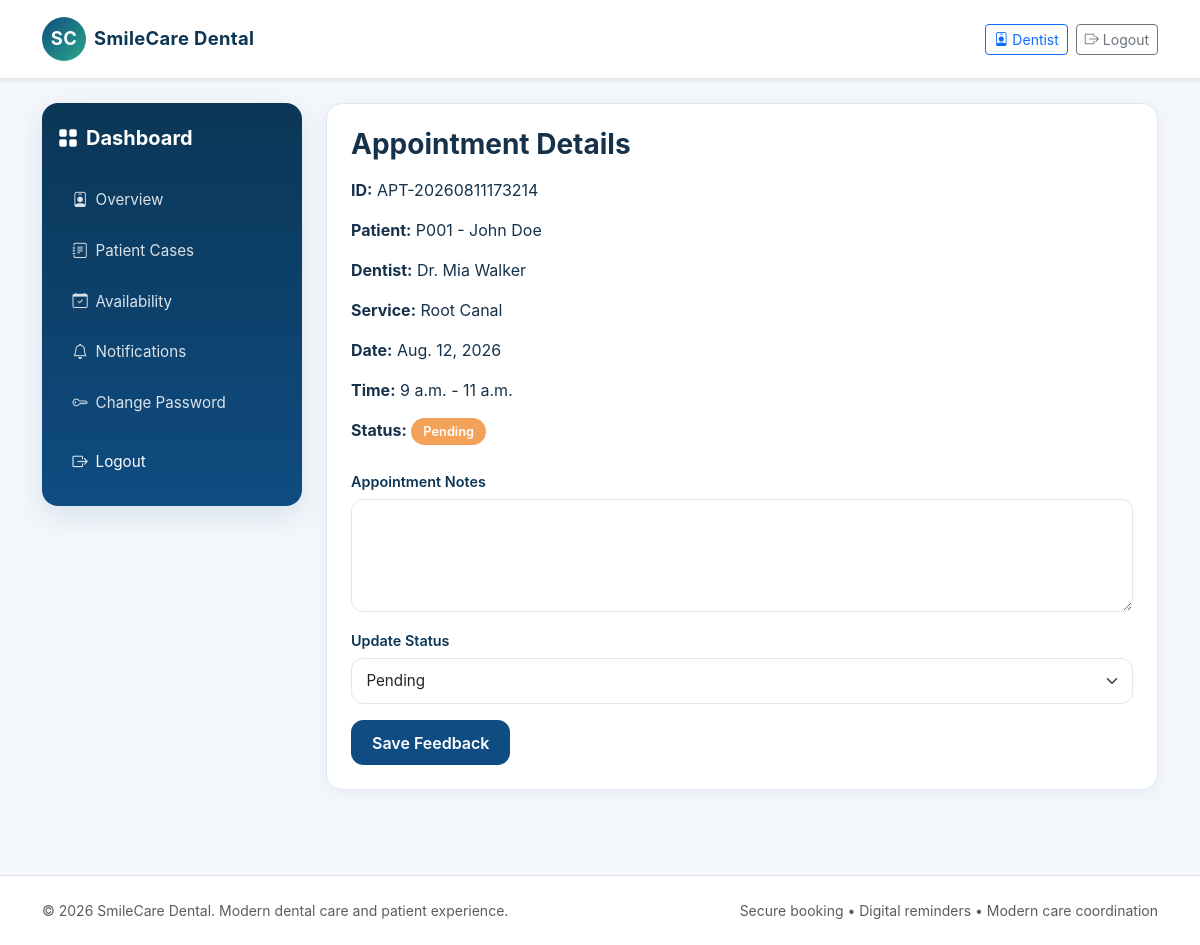
Page /appointments/77/ (signed in) on the earlier database version.
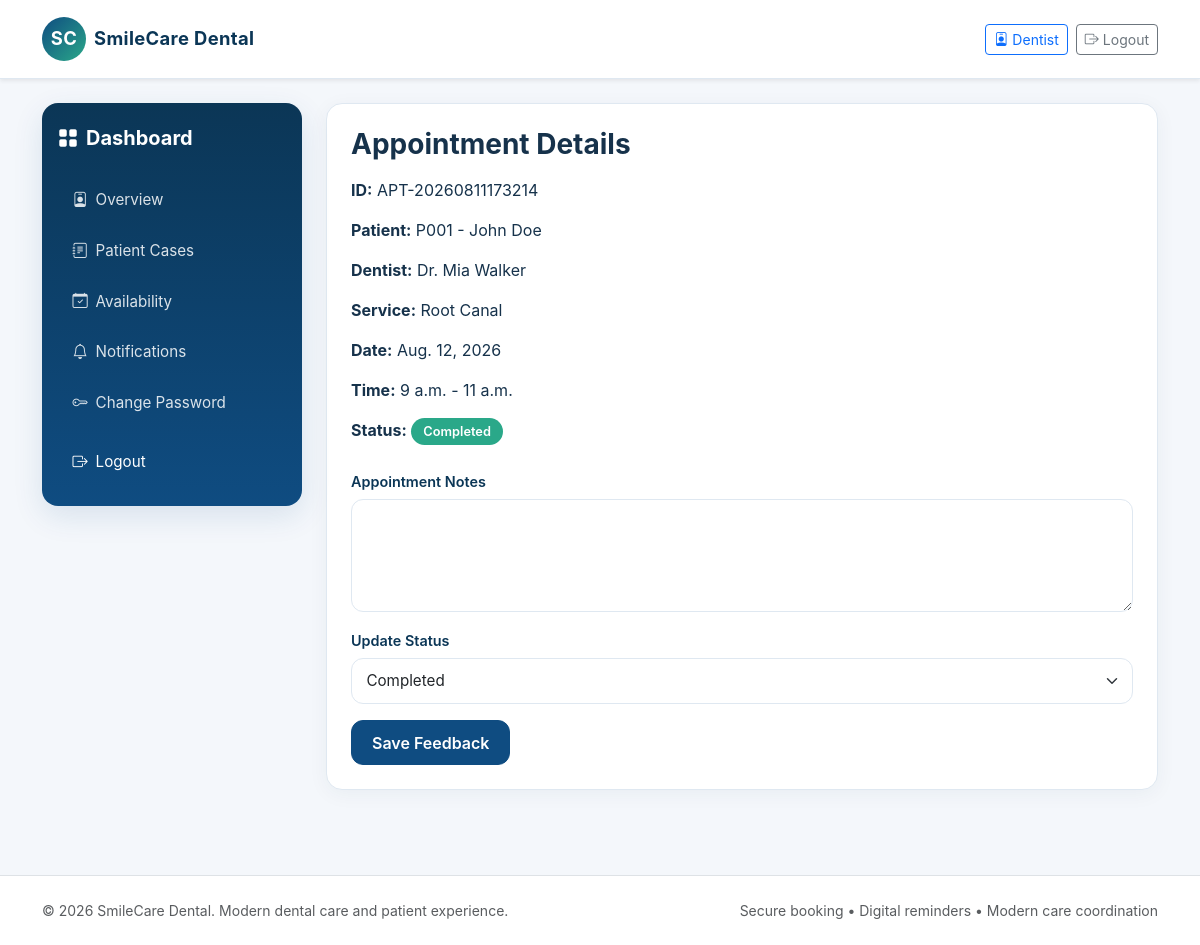
Same page on the later database version.
### appointments/models.py (models this page shows, shortened)
class Appointment(models.Model):
    STATUS_CHOICES = (
        ('Pending', 'Pending'),
        ('Confirmed', 'Confirmed'),
        ('Checked-In', 'Checked-In'),
        ('Completed', 'Completed'),
        ('Cancelled', 'Cancelled'),
        ('Rescheduled', 'Rescheduled'),
        ('No-Show', 'No-Show'),
    )
    appointment_id = models.CharField(max_length=20, unique=True)
    patient = models.ForeignKey(Patient, related_name='appointments', on_delete=models.CASCADE)
    dentist = models.ForeignKey(Dentist, related_name='appointments', on_delete=models.CASCADE)
    service = models.ForeignKey(DentalService, related_name='appointments', on_delete=models.CASCADE)
    appointment_date = models.DateField()
    start_time = models.TimeField()
    end_time = models.TimeField()
    reason = models.CharField(max_length=200)
    notes = models.TextField(blank=True)
    status = models.CharField(max_length=20, choices=STATUS_CHOICES, default='Pending')
    cancellation_reason = models.TextField(blank=True)
    cancelled_at = models.DateTimeField(null=True, blank=True)
    created_at = models.DateTimeField(auto_now_add=True)
    updated_at = models.DateTimeField(auto_now=True)
    class Meta:
        constraints = [
            models.CheckConstraint(condition=Q(end_time__gt=F('start_time')), name='check_appointment_times'),
        ]

### patients/models.py (models this page shows)
class Patient(models.Model):
    GENDER_CHOICES = (
        ('M', 'Male'),
        ('F', 'Female'),
        ('O', 'Other'),
    )
    patient_id = models.CharField(max_length=20, unique=True)
    user = models.OneToOneField(settings.AUTH_USER_MODEL, on_delete=models.CASCADE)
    date_of_birth = models.DateField(null=True, blank=True)
    gender = models.CharField(max_length=1, choices=GENDER_CHOICES, blank=True)
    phone = models.CharField(max_length=20, blank=True)
    address = models.TextField(blank=True)
    emergency_contact = models.CharField(max_length=100, blank=True)
    emergency_contact_phone = models.CharField(max_length=20, blank=True)
    medical_notes = models.TextField(blank=True)
    allergies = models.TextField(blank=True)
    created_at = models.DateTimeField(auto_now_add=True)
    updated_at = models.DateTimeField(auto_now=True)
    class Meta:
        ordering = ['-created_at']
    def __str__(self):
        return f"{self.patient_id} - {self.user.get_full_name() or self.user.username}"

### accounts/models.py (models this page shows, shortened)
class User(AbstractUser):
    ROLE_CHOICES = (
        ('patient', 'Patient'),
        ('staff', 'Staff'),
        ('dentist', 'Dentist'),
        ('admin', 'Admin'),
    )
    ACCOUNT_STATUS_CHOICES = (
        ('pending', 'Pending'),
        ('approved', 'Approved'),
        ('rejected', 'Rejected'),
    )
    role = models.CharField(max_length=20, choices=ROLE_CHOICES, default='patient')
    phone = models.CharField(max_length=20, blank=True)
    account_status = models.CharField(max_length=20, choices=ACCOUNT_STATUS_CHOICES, default='approved')
    def is_patient(self):
        return self.role == 'patient'
    def is_staff_role(self):
        return self.role in {'staff', 'admin'}
    def is_dentist(self):
        return self.role == 'dentist'
    def is_admin(self):
        return self.role == 'admin'
    def is_dentist_approved(self):
        return self.is_dentist() and self.is_active and self.account_status == 'approved'

### dentists/models.py (models this page shows)
class Dentist(models.Model):
    dentist_id = models.CharField(max_length=20, unique=True)
    user = models.OneToOneField(settings.AUTH_USER_MODEL, on_delete=models.CASCADE)
    specialization = models.CharField(max_length=100)
    license_number = models.CharField(max_length=50, unique=True)
    phone = models.CharField(max_length=20, blank=True)
    biography = models.TextField(blank=True)
    years_of_experience = models.PositiveIntegerField(default=0)
    profile_photo = models.CharField(max_length=200, blank=True)
    active = models.BooleanField(default=True)
    created_at = models.DateTimeField(auto_now_add=True)
    def __str__(self):
        return f"Dr. {self.user.get_full_name() or self.user.username}"

### services/models.py (models this page shows)
class DentalService(models.Model):
    name = models.CharField(max_length=100)
    description = models.TextField(blank=True)
    duration = models.PositiveIntegerField(help_text='Duration in minutes')
    price = models.DecimalField(max_digits=8, decimal_places=2, default=0)
    active = models.BooleanField(default=True)
    created_at = models.DateTimeField(auto_now_add=True)
    class Meta:
        ordering = ['name']
    def __str__(self):
        return self.name

### appointments/views.py (the view, shortened to what this page needs)
# urls.py: path('<int:pk>/', appointment_detail, name='appointment_detail'),
@login_required
def appointment_detail(request, pk):
    appointment = get_object_or_404(Appointment, pk=pk)
    can_view = (
        request.user.is_admin()
        or request.user.is_staff_role()
        or request.user == appointment.patient.user
        or (request.user.is_dentist_approved() and request.user == appointment.dentist.user)
    )
    if not can_view:
        return redirect('patient_dashboard')
    appointment_start = datetime.combine(appointment.appointment_date, appointment.start_time)
    can_cancel_reschedule = appointment_start >= datetime.now() and appointment.status not in ['Cancelled', 'Completed', 'No-Show']
    return render(request, 'dashboard/appointment_detail.html', {
        'appointment': appointment,
        'can_cancel_reschedule': can_cancel_reschedule,
    })

### appointments/templatetags/status_tags.py (called while the page is built)
@register.filter
def status_badge_class(status):
    return STATUS_CLASS_MAP.get(status, 'pill-secondary')

### reminders/templatetags/notifications_tags.py (called while the page is built)
@register.simple_tag(takes_context=True)
def unread_notifications_count(context):
    request = context.get('request')
    if not request or not request.user.is_authenticated:
        return 0
    return Notification.objects.filter(user=request.user, is_read=False).count()

### templates/dashboard/appointment_detail.html (shortened to what this page needs)
{% extends 'base.html' %}
{% load status_tags %}
{% block content %}
<div class="dashboard-shell">
    {% include 'dashboard/_sidebar.html' %}
    <div class="main-panel">
        <div class="card-soft p-4">
                <h3 class="fw-bold mb-3">Appointment Details</h3>
                <p><strong>ID:</strong> {{ appointment.appointment_id }}</p>
                <p><strong>Patient:</strong> {{ appointment.patient }}</p>
                <p><strong>Dentist:</strong> {{ appointment.dentist }}</p>
                <p><strong>Service:</strong> {{ appointment.service }}</p>
                <p><strong>Date:</strong> {{ appointment.appointment_date }}</p>
                <p><strong>Time:</strong> {{ appointment.start_time }} - {{ appointment.end_time }}</p>
                <p><strong>Status:</strong> <span class="pill {{ appointment.status|status_badge_class }}">{{ appointment.status }}</span></p>
                {% if user.is_dentist_approved and user == appointment.dentist.user %}
                <form method="post" class="mt-4">
                    <div class="mb-3">
                        <label class="form-label">Appointment Notes</label>
                        <textarea class="form-control" name="notes" rows="4">{{ appointment.notes }}</textarea>
                    </div>
                    <div class="mb-3">
                        <label class="form-label">Update Status</label>
                        <select class="form-select" name="status">
                            {% for status_choice, status_label in appointment.STATUS_CHOICES %}
                                <option value="{{ status_choice }}" {% if appointment.status == status_choice %}selected{% endif %}>{{ status_choice }}</option>
                            {% endfor %}
                        </select>
                    </div>
                    <button class="btn btn-primary" type="submit">Save Feedback</button>
                </form>
                {% endif %}
            </div>
        </div>
    </div>
{% endblock %}

Differences in the rows shown:
changed Appointment "APT-20260811173214": status "Pending" → "Completed"
